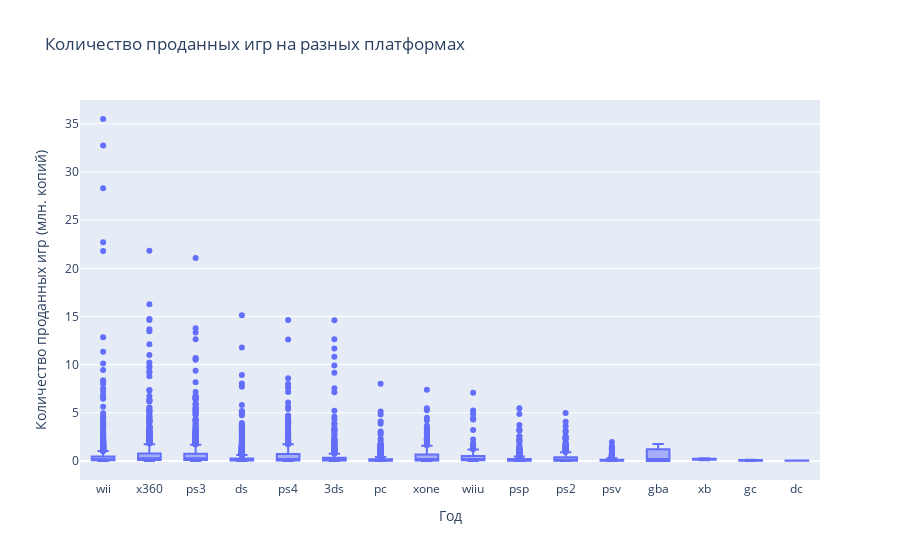

The notebook cell this image was saved under:
### Markdown cell above
Из графика видно что продажи таких платформ как 3ds, ds, pc, ps2, ps3, psp, psv, wii, wiiu, x360 падают.
Набирают популярность: ps4, xone.

Постройте график «ящик с усами» по глобальным продажам игр в разбивке по платформам. Опишите результат.

### Code cell
fig = px.box(
    actual_data[['platform', 'sum_sales']],
    x='platform',
    y='sum_sales',
    title='Количество проданных игр на разных платформах'
)

fig.update_layout(
    xaxis_title="Год",
    yaxis_title="Количество проданных игр (млн. копий)"
)

fig.show()

### Figure 1 — Plotly figure (JSON) as saved in the notebook; plotly's stock layout.template omitted (floating-point values rounded to 4 significant figures; data arrays with more than 128 entries replaced by an {"elided": "..."} marker saying what was removed)
{"data": [{"alignmentgroup": "True", "hovertemplate": "platform=%{x}<br>sum_sales=%{y}<extra></extra>", "legendgroup": "", "marker": {"color": "#636efa"}, "name": "", "notched": false, "offsetgroup": "", "orientation": "v", "showlegend": false, "x": {"elided": "9325 str values"}, "x0": " ", "xaxis": "x", "y": {"elided": "9325 float values"}, "y0": " ", "yaxis": "y", "type": "box"}], "layout": {"xaxis": {"anchor": "y", "domain": [0.0, 1.0], "title": {"text": "Год"}}, "yaxis": {"anchor": "x", "domain": [0.0, 1.0], "title": {"text": "Количество проданных игр (млн. копий)"}}, "legend": {"tracegroupgap": 0}, "title": {"text": "Количество проданных игр на разных платформах"}, "boxmode": "group"}}
